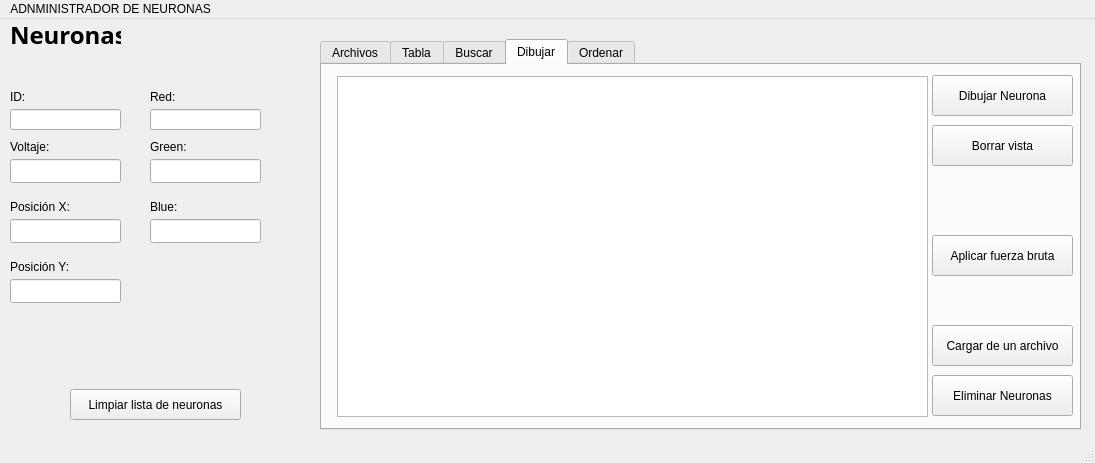
<?xml version="1.0" encoding="UTF-8"?>
<ui version="4.0">
 <class>Menu</class>
 <widget class="QMainWindow" name="Menu">
  <property name="geometry">
   <rect>
    <x>0</x>
    <y>0</y>
    <width>1095</width>
    <height>463</height>
   </rect>
  </property>
  <property name="windowTitle">
   <string>Menu</string>
  </property>
  <widget class="QWidget" name="centralwidget">
   <widget class="QLineEdit" name="lineID">
    <property name="geometry">
     <rect>
      <x>10</x>
      <y>90</y>
      <width>111</width>
      <height>21</height>
     </rect>
    </property>
   </widget>
   <widget class="QLineEdit" name="lineVoltaje">
    <property name="geometry">
     <rect>
      <x>10</x>
      <y>140</y>
      <width>111</width>
      <height>24</height>
     </rect>
    </property>
   </widget>
   <widget class="QLineEdit" name="lineX">
    <property name="geometry">
     <rect>
      <x>10</x>
      <y>200</y>
      <width>111</width>
      <height>24</height>
     </rect>
    </property>
   </widget>
   <widget class="QLabel" name="label">
    <property name="geometry">
     <rect>
      <x>10</x>
      <y>0</y>
      <width>111</width>
      <height>31</height>
     </rect>
    </property>
    <property name="font">
     <font>
      <family>Segoe UI Variable Display Semib</family>
      <pointsize>18</pointsize>
      <bold>true</bold>
     </font>
    </property>
    <property name="text">
     <string>Neuronas</string>
    </property>
   </widget>
   <widget class="QLabel" name="label_2">
    <property name="geometry">
     <rect>
      <x>10</x>
      <y>70</y>
      <width>49</width>
      <height>16</height>
     </rect>
    </property>
    <property name="text">
     <string>ID:</string>
    </property>
   </widget>
   <widget class="QLabel" name="label_3">
    <property name="geometry">
     <rect>
      <x>10</x>
      <y>120</y>
      <width>49</width>
      <height>16</height>
     </rect>
    </property>
    <property name="text">
     <string>Voltaje:</string>
    </property>
   </widget>
   <widget class="QLabel" name="label_4">
    <property name="geometry">
     <rect>
      <x>10</x>
      <y>180</y>
      <width>71</width>
      <height>16</height>
     </rect>
    </property>
    <property name="text">
     <string>Posición X:</string>
    </property>
   </widget>
   <widget class="QLineEdit" name="lineY">
    <property name="geometry">
     <rect>
      <x>10</x>
      <y>260</y>
      <width>111</width>
      <height>24</height>
     </rect>
    </property>
   </widget>
   <widget class="QLabel" name="label_5">
    <property name="geometry">
     <rect>
      <x>10</x>
      <y>240</y>
      <width>61</width>
      <height>16</height>
     </rect>
    </property>
    <property name="text">
     <string>Posición Y:</string>
    </property>
   </widget>
   <widget class="QLineEdit" name="lineBlue">
    <property name="geometry">
     <rect>
      <x>150</x>
      <y>200</y>
      <width>111</width>
      <height>24</height>
     </rect>
    </property>
   </widget>
   <widget class="QLabel" name="label_6">
    <property name="geometry">
     <rect>
      <x>150</x>
      <y>70</y>
      <width>49</width>
      <height>16</height>
     </rect>
    </property>
    <property name="text">
     <string>Red:</string>
    </property>
   </widget>
   <widget class="QLineEdit" name="lineRed">
    <property name="geometry">
     <rect>
      <x>150</x>
      <y>90</y>
      <width>111</width>
      <height>21</height>
     </rect>
    </property>
   </widget>
   <widget class="QLabel" name="label_7">
    <property name="geometry">
     <rect>
      <x>150</x>
      <y>120</y>
      <width>49</width>
      <height>16</height>
     </rect>
    </property>
    <property name="text">
     <string>Green:</string>
    </property>
   </widget>
   <widget class="QLineEdit" name="lineGreen">
    <property name="geometry">
     <rect>
      <x>150</x>
      <y>140</y>
      <width>111</width>
      <height>24</height>
     </rect>
    </property>
   </widget>
   <widget class="QLabel" name="label_8">
    <property name="geometry">
     <rect>
      <x>150</x>
      <y>180</y>
      <width>71</width>
      <height>16</height>
     </rect>
    </property>
    <property name="text">
     <string>Blue:</string>
    </property>
   </widget>
   <widget class="QLabel" name="labelVerificar">
    <property name="geometry">
     <rect>
      <x>180</x>
      <y>20</y>
      <width>241</width>
      <height>16</height>
     </rect>
    </property>
    <property name="text">
     <string/>
    </property>
   </widget>
   <widget class="QTabWidget" name="tabWidgeth">
    <property name="geometry">
     <rect>
      <x>320</x>
      <y>20</y>
      <width>761</width>
      <height>391</height>
     </rect>
    </property>
    <property name="currentIndex">
     <number>3</number>
    </property>
    <widget class="QWidget" name="tab">
     <attribute name="title">
      <string>Archivos</string>
     </attribute>
     <widget class="QPushButton" name="buttonClean">
      <property name="geometry">
       <rect>
        <x>340</x>
        <y>40</y>
        <width>80</width>
        <height>41</height>
       </rect>
      </property>
      <property name="text">
       <string>Limpiar</string>
      </property>
     </widget>
     <widget class="QPushButton" name="buttonRead">
      <property name="geometry">
       <rect>
        <x>200</x>
        <y>70</y>
        <width>101</width>
        <height>41</height>
       </rect>
      </property>
      <property name="text">
       <string>Importar archivo</string>
      </property>
     </widget>
     <widget class="QPushButton" name="buttonSave">
      <property name="geometry">
       <rect>
        <x>200</x>
        <y>20</y>
        <width>101</width>
        <height>41</height>
       </rect>
      </property>
      <property name="text">
       <string>Guardar archivo</string>
      </property>
     </widget>
     <widget class="QTextEdit" name="textNeuronas">
      <property name="geometry">
       <rect>
        <x>10</x>
        <y>120</y>
        <width>451</width>
        <height>231</height>
       </rect>
      </property>
     </widget>
     <widget class="QPushButton" name="buttonAgregarFinal">
      <property name="geometry">
       <rect>
        <x>10</x>
        <y>70</y>
        <width>161</width>
        <height>41</height>
       </rect>
      </property>
      <property name="text">
       <string>Agregar Neurona al Final</string>
      </property>
     </widget>
     <widget class="QPushButton" name="buttonAgregar">
      <property name="geometry">
       <rect>
        <x>10</x>
        <y>20</y>
        <width>161</width>
        <height>41</height>
       </rect>
      </property>
      <property name="text">
       <string>Agregar Neurona al Inicio</string>
      </property>
     </widget>
     <widget class="QPushButton" name="pushButtonOrdenarText">
      <property name="geometry">
       <rect>
        <x>490</x>
        <y>190</y>
        <width>121</width>
        <height>31</height>
       </rect>
      </property>
      <property name="text">
       <string>Ordenar por ID</string>
      </property>
     </widget>
     <widget class="QPushButton" name="pushButtonOrdenarText2">
      <property name="geometry">
       <rect>
        <x>490</x>
        <y>230</y>
        <width>121</width>
        <height>31</height>
       </rect>
      </property>
      <property name="text">
       <string>Ordenar por Voltaje</string>
      </property>
     </widget>
    </widget>
    <widget class="QWidget" name="tab_3">
     <attribute name="title">
      <string>Tabla</string>
     </attribute>
     <widget class="QPushButton" name="buttonSaveTable">
      <property name="geometry">
       <rect>
        <x>240</x>
        <y>60</y>
        <width>141</width>
        <height>41</height>
       </rect>
      </property>
      <property name="text">
       <string>Guardar tabla</string>
      </property>
     </widget>
     <widget class="QPushButton" name="buttonAdd">
      <property name="geometry">
       <rect>
        <x>20</x>
        <y>30</y>
        <width>161</width>
        <height>51</height>
       </rect>
      </property>
      <property name="text">
       <string>Agregar a Tabla</string>
      </property>
     </widget>
     <widget class="QTableWidget" name="tableNeuronas">
      <property name="geometry">
       <rect>
        <x>20</x>
        <y>110</y>
        <width>721</width>
        <height>221</height>
       </rect>
      </property>
      <property name="rowCount">
       <number>0</number>
      </property>
      <property name="columnCount">
       <number>7</number>
      </property>
      <column/>
      <column/>
      <column/>
      <column/>
      <column/>
      <column/>
      <column/>
     </widget>
     <widget class="QPushButton" name="buttonImportar">
      <property name="geometry">
       <rect>
        <x>240</x>
        <y>10</y>
        <width>141</width>
        <height>41</height>
       </rect>
      </property>
      <property name="text">
       <string>Importar a tabla</string>
      </property>
     </widget>
     <widget class="QPushButton" name="pushButtonOrdenarTable">
      <property name="geometry">
       <rect>
        <x>440</x>
        <y>10</y>
        <width>131</width>
        <height>41</height>
       </rect>
      </property>
      <property name="text">
       <string>Ordenar por ID</string>
      </property>
     </widget>
     <widget class="QPushButton" name="pushButtonOrdenarTable2">
      <property name="geometry">
       <rect>
        <x>440</x>
        <y>60</y>
        <width>131</width>
        <height>41</height>
       </rect>
      </property>
      <property name="text">
       <string>Ordenar por Voltaje</string>
      </property>
     </widget>
    </widget>
    <widget class="QWidget" name="tab_2">
     <attribute name="title">
      <string>Buscar</string>
     </attribute>
     <widget class="QTextEdit" name="textBuscar">
      <property name="geometry">
       <rect>
        <x>30</x>
        <y>80</y>
        <width>341</width>
        <height>241</height>
       </rect>
      </property>
     </widget>
     <widget class="QPushButton" name="buttonBuscar">
      <property name="geometry">
       <rect>
        <x>290</x>
        <y>20</y>
        <width>80</width>
        <height>24</height>
       </rect>
      </property>
      <property name="text">
       <string>Buscar</string>
      </property>
     </widget>
     <widget class="QLabel" name="label_9">
      <property name="geometry">
       <rect>
        <x>30</x>
        <y>20</y>
        <width>91</width>
        <height>16</height>
       </rect>
      </property>
      <property name="text">
       <string>Buscar Neurona:</string>
      </property>
     </widget>
     <widget class="QLineEdit" name="lineBuscar">
      <property name="geometry">
       <rect>
        <x>150</x>
        <y>20</y>
        <width>111</width>
        <height>21</height>
       </rect>
      </property>
     </widget>
    </widget>
    <widget class="QWidget" name="tab_4">
     <attribute name="title">
      <string>Dibujar</string>
     </attribute>
     <widget class="QGraphicsView" name="graphicsViewNeuronas">
      <property name="geometry">
       <rect>
        <x>15</x>
        <y>11</y>
        <width>591</width>
        <height>341</height>
       </rect>
      </property>
     </widget>
     <widget class="QPushButton" name="pushButton">
      <property name="geometry">
       <rect>
        <x>610</x>
        <y>10</y>
        <width>141</width>
        <height>41</height>
       </rect>
      </property>
      <property name="text">
       <string>Dibujar Neurona</string>
      </property>
     </widget>
     <widget class="QPushButton" name="pushButton_2">
      <property name="geometry">
       <rect>
        <x>610</x>
        <y>60</y>
        <width>141</width>
        <height>41</height>
       </rect>
      </property>
      <property name="text">
       <string>Borrar vista</string>
      </property>
     </widget>
     <widget class="QPushButton" name="buttonFuerza">
      <property name="geometry">
       <rect>
        <x>610</x>
        <y>170</y>
        <width>141</width>
        <height>41</height>
       </rect>
      </property>
      <property name="text">
       <string>Aplicar fuerza bruta</string>
      </property>
     </widget>
     <widget class="QPushButton" name="buttonCargar">
      <property name="geometry">
       <rect>
        <x>610</x>
        <y>260</y>
        <width>141</width>
        <height>41</height>
       </rect>
      </property>
      <property name="text">
       <string>Cargar de un archivo</string>
      </property>
     </widget>
     <widget class="QPushButton" name="buttonEliminar">
      <property name="geometry">
       <rect>
        <x>610</x>
        <y>310</y>
        <width>141</width>
        <height>41</height>
       </rect>
      </property>
      <property name="text">
       <string>Eliminar Neuronas</string>
      </property>
     </widget>
    </widget>
    <widget class="QWidget" name="tab_5">
     <attribute name="title">
      <string>Ordenar</string>
     </attribute>
     <widget class="QTextEdit" name="textNeuronasOrdenar">
      <property name="geometry">
       <rect>
        <x>10</x>
        <y>120</y>
        <width>451</width>
        <height>231</height>
       </rect>
      </property>
     </widget>
    </widget>
   </widget>
   <widget class="QPushButton" name="pushLimpiar">
    <property name="geometry">
     <rect>
      <x>70</x>
      <y>370</y>
      <width>171</width>
      <height>31</height>
     </rect>
    </property>
    <property name="text">
     <string>Limpiar lista de neuronas</string>
    </property>
   </widget>
  </widget>
  <widget class="QMenuBar" name="menubar">
   <property name="geometry">
    <rect>
     <x>0</x>
     <y>0</y>
     <width>1095</width>
     <height>21</height>
    </rect>
   </property>
   <widget class="QMenu" name="menuADNMINISTRADOR_DE_NEURONAS">
    <property name="title">
     <string>ADNMINISTRADOR DE NEURONAS</string>
    </property>
   </widget>
   <addaction name="menuADNMINISTRADOR_DE_NEURONAS"/>
  </widget>
  <widget class="QStatusBar" name="statusbar"/>
 </widget>
 <resources/>
 <connections/>
</ui>
